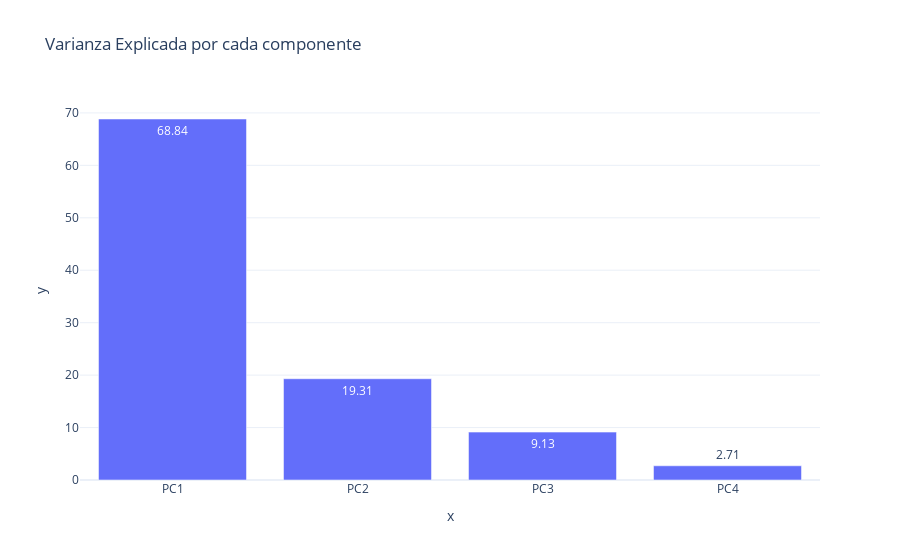

Notebook code cell kept with this figure:
### Code cell
columns = ['PC1', 'PC2', 'PC3', 'PC4']
px.bar(x = columns, y = percent_variance, text = percent_variance, template = 'plotly_white', title = 'Varianza Explicada por cada componente')

### Figure 1 — Plotly figure (JSON) as saved in the notebook; plotly's stock layout.template omitted (floating-point values rounded to 4 significant figures)
{"data": [{"alignmentgroup": "True", "hovertemplate": "x=%{x}<br>y=%{y}<br>text=%{text}<extra></extra>", "legendgroup": "", "marker": {"color": "#636efa"}, "name": "", "offsetgroup": "", "orientation": "v", "showlegend": false, "text": [68.84, 19.31, 9.13, 2.71], "textposition": "auto", "type": "bar", "x": ["PC1", "PC2", "PC3", "PC4"], "xaxis": "x", "y": [68.84, 19.31, 9.13, 2.71], "yaxis": "y"}], "layout": {"barmode": "relative", "legend": {"tracegroupgap": 0}, "title": {"text": "Varianza Explicada por cada componente"}, "xaxis": {"anchor": "y", "domain": [0, 1], "title": {"text": "x"}}, "yaxis": {"anchor": "x", "domain": [0, 1], "title": {"text": "y"}}}}
